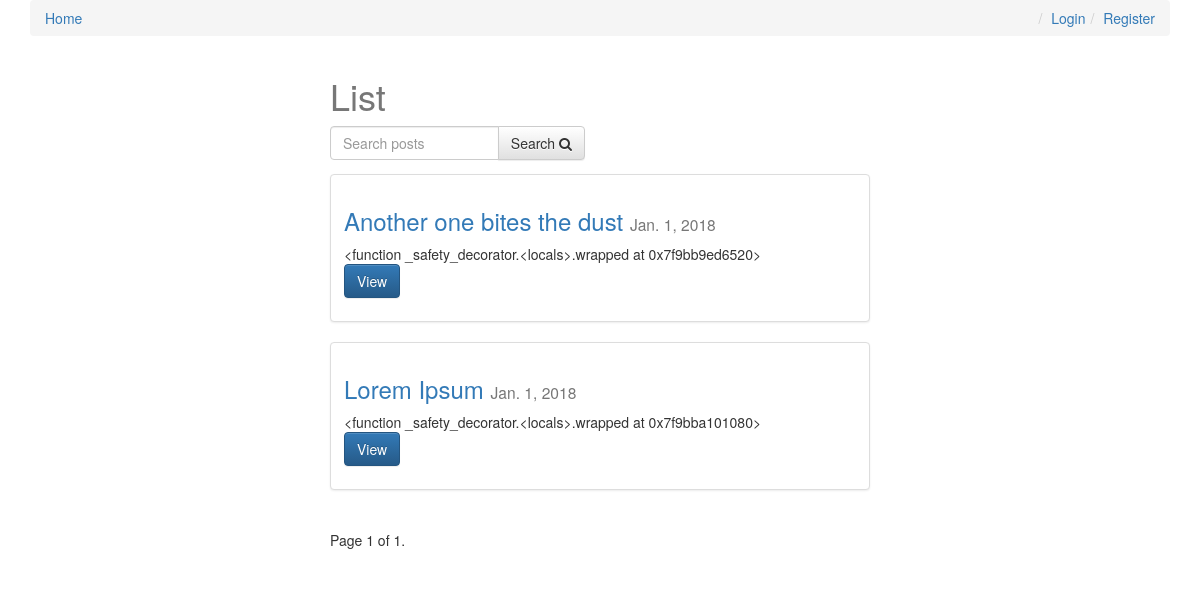
The app's page /, older data.
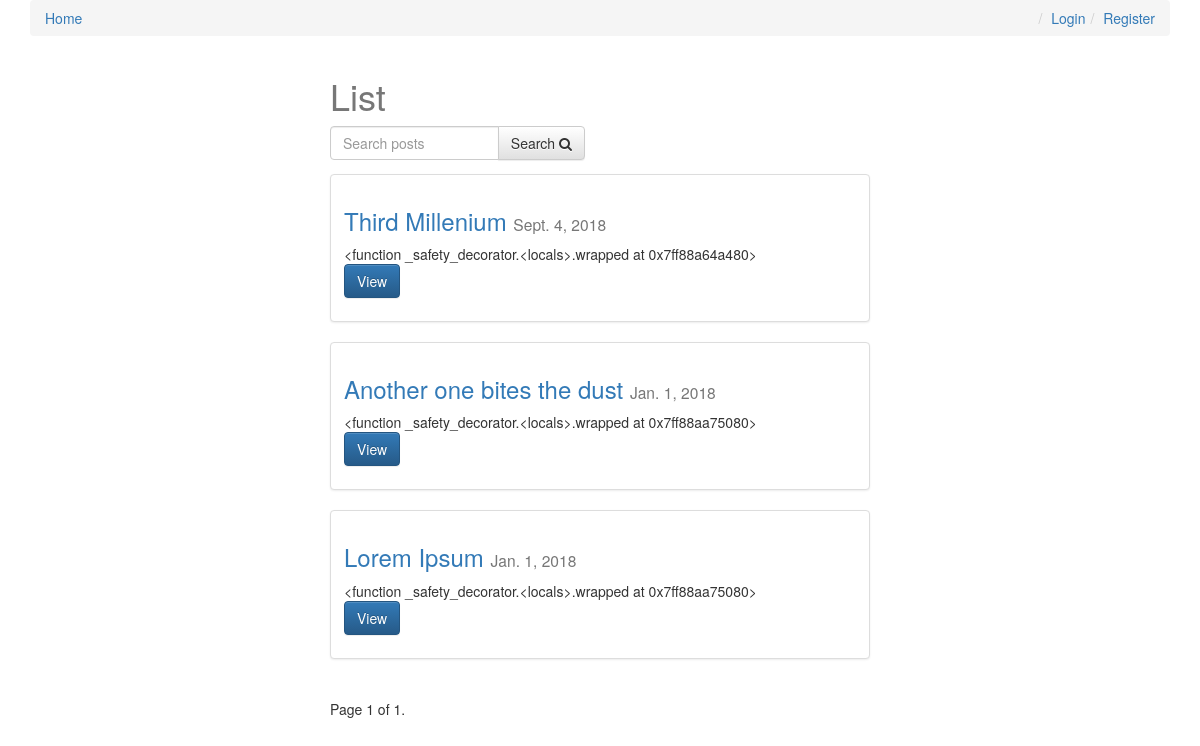
The same page, newer data.
### posts/models.py (models this page shows, shortened)
class Post(models.Model):
    user = models.ForeignKey(settings.AUTH_USER_MODEL, default=1)
    title = models.CharField(max_length=120)
    slug = models.SlugField(unique=True)
    image = models.ImageField(upload_to=upload_location,
            null=True,
            blank=True,
            width_field="width_field",
            height_field="height_field")
    height_field = models.IntegerField(default=0)
    width_field = models.IntegerField(default=0)
    content = models.TextField()
    draft = models.BooleanField(default=False)
    publish = models.DateField(auto_now=False, auto_now_add=False)
    read_time =  models.IntegerField(default=0) # models.TimeField(null=True, blank=True) #assume minutes
    updated = models.DateTimeField(auto_now=True, auto_now_add=False)
    timestamp = models.DateTimeField(auto_now=False, auto_now_add=True)
    objects = PostManager()
    def get_absolute_url(self):
        return reverse("posts:detail", kwargs={"slug": self.slug})
    class Meta:
        ordering = ["-timestamp", "-updated"]
    def get_markdown(self):
        content = self.content
        markdown_text = markdown(content)
        return mark_safe(markdown_text)

### posts/views.py (the view, shortened to what this page needs)
# urls.py: url(r'^$', post_list, name='list'),
def post_list(request):
	today = timezone.now().date()
	queryset_list = Post.objects.active() #.order_by("-timestamp")
	if request.user.is_staff or request.user.is_superuser:
		queryset_list = Post.objects.all()
	query = request.GET.get("q")
	paginator = Paginator(queryset_list, 8) # Show 25 contacts per page
	page_request_var = "page"
	page = request.GET.get(page_request_var)
	try:
		queryset = paginator.page(page)
	except PageNotAnInteger:
		queryset = paginator.page(1)
	except EmptyPage:
		queryset = paginator.page(paginator.num_pages)
	context = {
		"object_list": queryset,
		"title": "List",
		"page_request_var": page_request_var,
		"today": today,
	}
	return render(request, "post_list.html", context)

### posts/models.py (called while the page is built)
    def active(self, *args, **kwargs):
        return super(PostManager, self).filter(draft=False).filter(publish__lte=timezone.now())

### templates/post_list.html (shortened to what this page needs)
{% extends "base.html" %}
{% block content %}
<div class='col-sm-6 col-sm-offset-3'>
    <h1>{{ title }}</h1>
<form method='GET' action='' class='row'>
        <div class='col-sm-6'>
            <div class='input-group'>
                <input class='form-control' type='text' name='q' placeholder='Search posts' value='{{ request.GET.q }}'/>
                <span class='input-group-btn'>
                    <button class='btn btn-default' type='submit'>Search <i class="fa fa-search"></i></button>
                </span>
            </div>
        </div>
</form>
{% for obj in object_list %}
<div class="row">
  <div class="col-sm-12">
    <div class="thumbnail">
      <div class="caption post-detail-item">
        <h3><a href='{{ obj.get_absolute_url }}'>{{ obj.title }}</a> <small>{{ obj.publish }}</small></h3>
        {{ obj.get_markdown|truncatechars_html:120 }}
        <p><a href="{{ obj.get_absolute_url }}" class="btn btn-primary" role="button">View</a></p>
      </div>
    </div>
  </div>
</div>
{% endfor %}
<div class="pagination">
    <span class="step-links">
        <span class="current">
            Page {{ object_list.number }} of {{ object_list.paginator.num_pages }}.
        </span>
    </span>
</div>
</div>
{% endblock content %}

Row changes from the older to the newer data that the page shows:
added Post: title "Third Millenium", publish "Sept. 4, 2018", get_markdown "<function _safety_decorator.<locals>.wrapped at 0x7ff88a64a480>"
computed for Post "Another one bites the dust": get_markdown "<function _safety_decorator.<locals>.wrapped at 0x7f9bb9ed6520>" → "<function _safety_decorator.<locals>.wrapped at 0x7ff88aa75080>"
computed for Post "Lorem Ipsum": get_markdown "<function _safety_decorator.<locals>.wrapped at 0x7f9bba101080>" → "<function _safety_decorator.<locals>.wrapped at 0x7ff88aa75080>"
